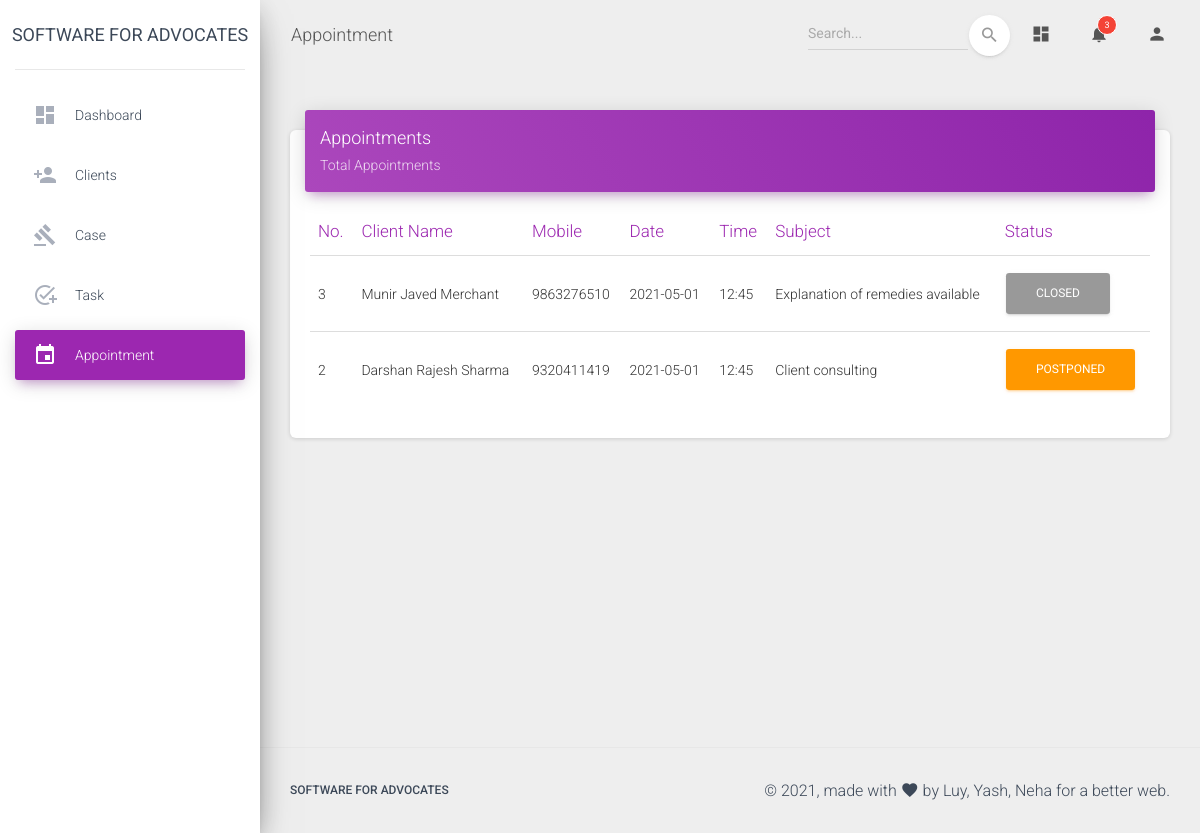
The app's page /staff/appointment.php (signed in) with its own data.
### tables this page shows
CREATE TABLE `appointment` (
  `ID` int(20) NOT NULL,
  `cname` varchar(50) NOT NULL,
  `mobno` varchar(10) NOT NULL,
  `date` varchar(10) NOT NULL,
  `time` varchar(10) NOT NULL,
  `subject` varchar(200) NOT NULL,
  `status` varchar(10) NOT NULL
);

### staff/appointment.php (the view, shortened to what this page needs)
<?php
if(isset($_SESSION['staff']) && $_SESSION['staff']==true) {
  $conn = db_connect();
  $user = $_SESSION['user'];
  $query = "SELECT * from appointment WHERE cname IN (SELECT name FROM clients WHERE assto='$user') ORDER BY ID DESC";
  $result = mysqli_query($conn, $query);
?>
<!DOCTYPE html>
<html lang="en">
<head>
  <link rel="stylesheet" href="https://maxcdn.bootstrapcdn.com/font-awesome/latest/css/font-awesome.min.css">
  <link href="../assets/css/material-dashboard.css?v=2.1.2" rel="stylesheet" />
</head>
<body class="">
  <div class="wrapper ">
    <div class="sidebar bg-white" data-color="purple" data-background-color="white">
      <div class="logo bg-white"><a href="#" class="simple-text logo-normal">
          Software for Advocates
        </a></div>
      <div class="sidebar-wrapper bg-white">
        <ul class="nav">
          <li class="nav-item ">
            <a class="nav-link" href="./dashboard.php">
              <i class="material-icons">dashboard</i>
              <p>Dashboard</p>
            </a>
          </li>
          <li class="nav-item ">
            <a class="nav-link" href="./client.php">
              <i class="material-icons">person_add</i>
              <p>Clients</p>
            </a>
          </li>
          <li class="nav-item ">
            <a class="nav-link" href="./cases.php">
              <i class="material-icons">gavel</i>
              <p>Case</p>
            </a>
          </li>
          <li class="nav-item ">
            <a class="nav-link" href="./task.php">
              <i class="material-icons">add_task</i>
              <p>Task</p>
            </a>
          </li>
          <li class="nav-item active ">
            <a class="nav-link" href="./appointment.php">
              <i class="material-icons">event</i>
              <p>Appointment</p>
            </a>
          </li>
        </ul>
      </div>
    </div>
    <div class="main-panel">
      <nav class="navbar navbar-expand-lg navbar-transparent navbar-absolute fixed-top ">
        <div class="container-fluid">
          <div class="navbar-wrapper">
            <a class="navbar-brand">Appointment</a>
          </div>
          <div class="collapse navbar-collapse justify-content-end">
            <form class="navbar-form">
              <div class="input-group no-border">
                <input type="text" id="search" name="search" class="form-control" placeholder="Search..." onkeyup="searchItem()">
                <button type="button" class="btn btn-white btn-round btn-just-icon">
                  <i class="material-icons">search</i>
                  <div class="ripple-container"></div>
                </button>
              </div>
            </form>
            <ul class="navbar-nav">
              <li class="nav-item">
                <a class="nav-link" href="./dashboard.php">
                  <i class="material-icons">dashboard</i>
                </a>
              </li>
              <li class="nav-item dropdown">
                <a class="nav-link" href="#" id="navbarDropdownMenuLink" data-toggle="dropdown" aria-haspopup="true" aria-expanded="false">
                  <i class="material-icons">notifications</i>
                  <span class="notification">3</span>
                </a>
              </li>
              <li class="nav-item dropdown">
                <a class="nav-link" href="javascript:;" id="navbarDropdownProfile" data-toggle="dropdown" aria-haspopup="true" aria-expanded="false">
                  <i class="material-icons">person</i>
                </a>
              </li>
            </ul>
          </div>
        </div>
      </nav>
      <div class="content">
        <div class="container-fluid">
          <div class="row">
            <div class="col-lg-12 col-md-12">
              <div class="card">
                <div class="card-header card-header-primary">
                  <h4 class="card-title">Appointments</h4>
                  <p class="card-category">Total Appointments</p>
                </div>
                <div class="card-body table-responsive">
                  <table class="table table-hover" id="myTable">
                    <thead class="text-primary">
                      <th>No.</th>
                      <th>Client Name</th>
                      <th>Mobile</th>
                      <th>Date</th>
                      <th>Time</th>
                      <th>Subject</th>
                      <th>Status</th>
                    </thead>
                    <tbody>
                    <?php while($array = mysqli_fetch_assoc($result)): ?>
                      <tr>
                        <td><?php echo $array['ID']; ?></td>
                        <td><?php echo $array['cname']; ?></td>
                        <td><?php echo $array['mobno']; ?></td>
                        <td><?php echo $array['date']; ?></td>
                        <td><?php echo $array['time']; ?></td>
                        <td><?php echo $array['subject']; ?></td>
                        <td>
                          <?php if($array['status']=='OPEN') { ?>
                          <button type="button" class="btn btn-success" onclick="fetchstatus(<?php echo $array['ID']?>);">
                          <?php echo $array['status']; ?>
                          </button>
                          <?php } else if($array['status']=='CLOSED') { ?>
                          <button type="button" class="btn btn-default" onclick="fetchstatus(<?php echo $array['ID']?>)">
                          <?php echo $array['status']; ?>
                          </button>
                          <?php } else if($array['status']=='CANCELLED') { ?>
                          <button type="button" class="btn btn-danger" onclick="fetchstatus(<?php echo $array['ID']?>)">
                          <?php echo $array['status']; ?>
                          </button>
                          <?php } else if($array['status']=='POSTPONED') { ?>
                          <button type="button" class="btn btn-warning" onclick="fetchstatus(<?php echo $array['ID']?>)">
                          <?php echo $array['status']; ?>
                          </button>
                          <?php } ?>
                        </td>
                      </tr>
                    <?php endwhile; ?>
                    </tbody>
                  </table>
                </div>
              </div>
            </div>
          </div>
        </div>
      </div>
      <footer class="footer">
        <div class="container-fluid">
          <nav class="float-left">
            <ul>
              <li>
                <a>
                  Software for Advocates
                </a>
              </li>
            </ul>
          </nav>
          <div class="copyright float-right">
            &copy;
            , made with <i class="material-icons">favorite</i> by
            Luy, Yash, Neha for a better web.
          </div>
        </div>
      </footer>
    </div>
  </div>
</body>
</html>
<?php
}
else {
  header("Location: ../index.php");
}
?>

### records on screen
appointment: ID "3", cname "Munir Javed Merchant", mobno "9863276510", date "2021-05-01", time "12:45", subject "Explanation of remedies available", status "CLOSED"
appointment: ID "2", cname "Darshan Rajesh Sharma", mobno "9320411419", date "2021-05-01", time "12:45", subject "Client consulting", status "POSTPONED"
